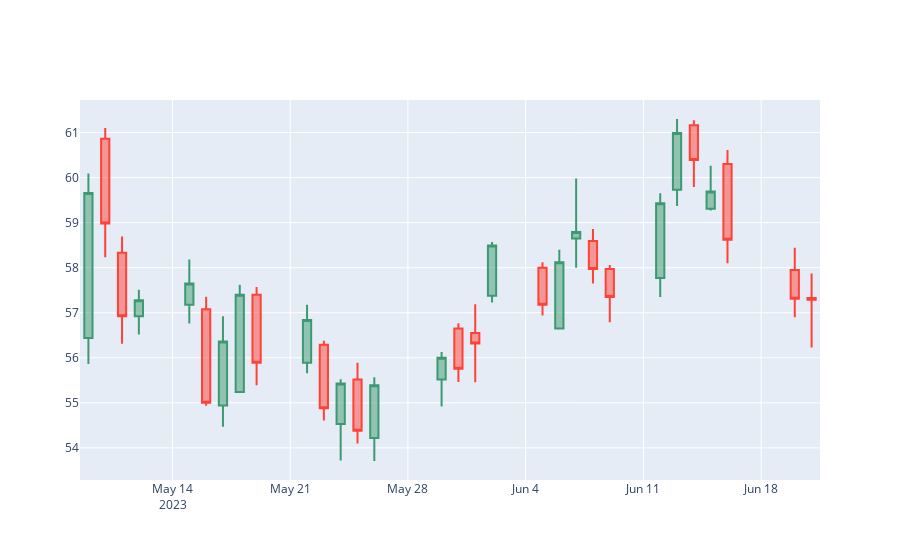

The code cell stored with this chart in its notebook:
### Markdown cell above
# Analysis of single forecast:

### Code cell
idx = 11
tmp = test_dat.loc[pred_margin_mask]
row = tmp.iloc[idx, :]
print(row)
# print(f"Fcst: {row.Fcst}")
# print(f"Target: {row.IntradayReturn}")

print(row.body[:750])
pr_time, ticker, fcst = row[["Date", "ID", "Fcst"]]
df = stocks.query("(Date >= @pr_time) & (ID == @ticker)").head(30)
fig = go.Figure(data=[go.Candlestick(x=df['Date'],
                open=df['Open'],
                high=df['High'],
                low=df['Low'],
                close=df['Close'])])
fig.update_layout(xaxis_rangeslider_visible=False)
fig.show()
